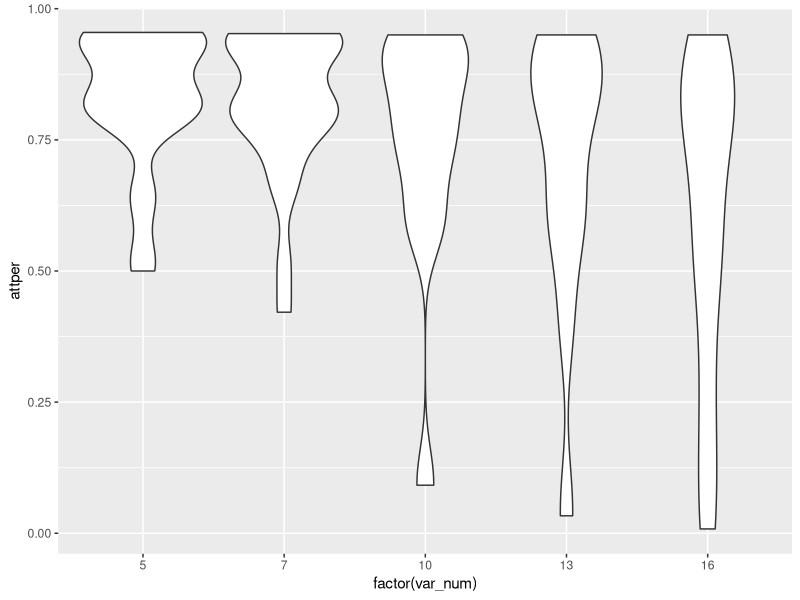
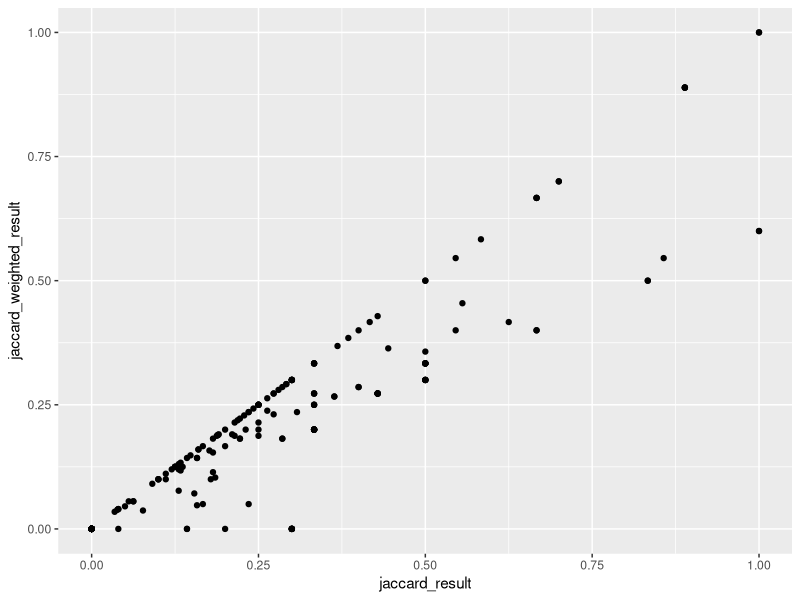
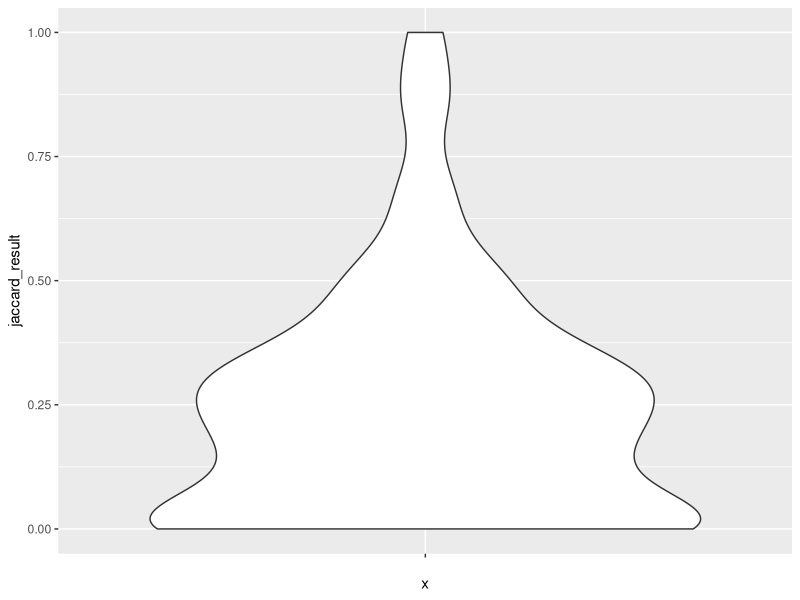
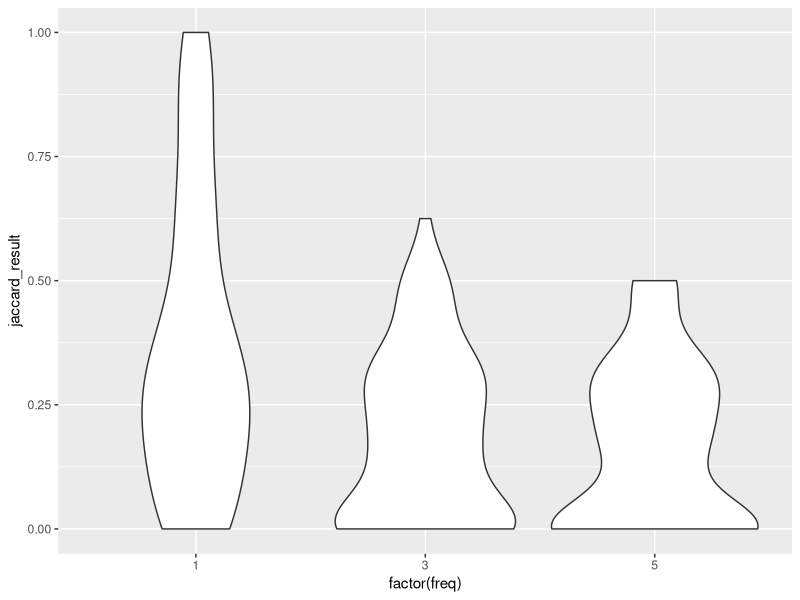
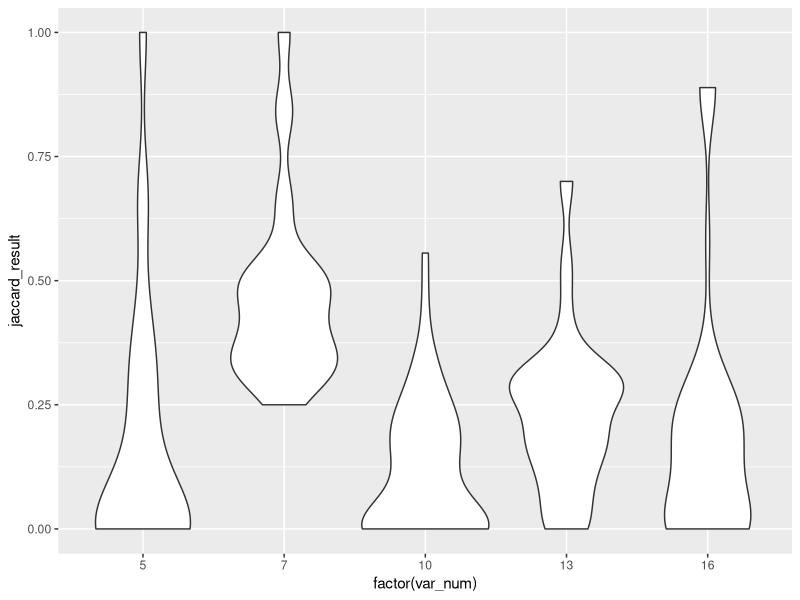
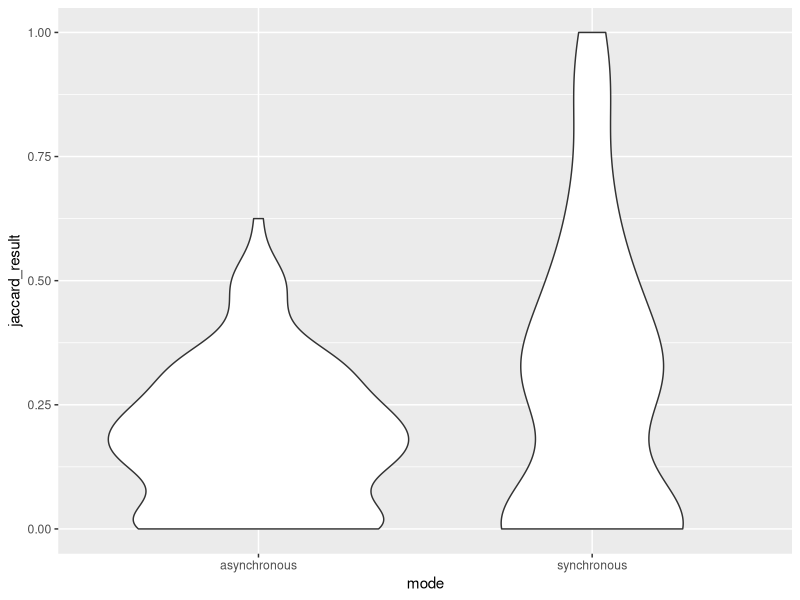
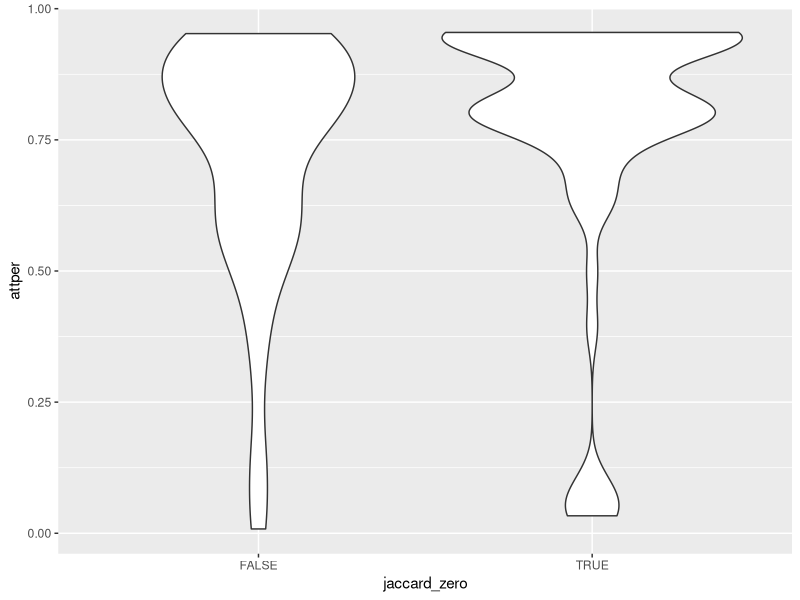
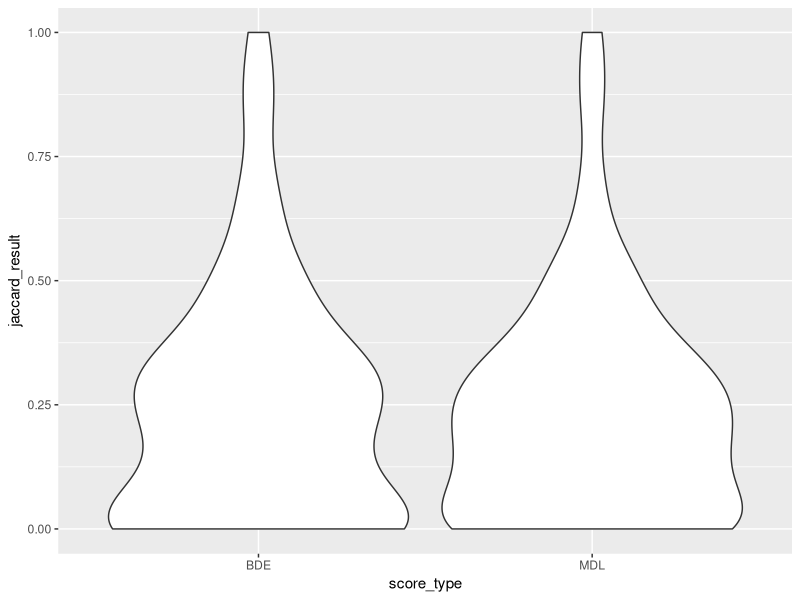

Write R code to recreate these figures, in order.
#install.packages("here")
#install.packages("ggplot2")
#install.packages("dplyr")
#install.packages("fastDummies")


library(here)
library(ggplot2)
library(dplyr)
library(GGally)
library(fastDummies)


data <- read.csv(here("task1", "all_data.csv"))


# we can see that the more states there are the more probability of encountering a non attractor node
ggplot(data, aes(y=attper, x=factor(var_num))) + geom_violin()

# we can see that the jaccard result and jaccard weighted result are actually very similar and more often than not the same
ggplot(data, aes(x=jaccard_result, y=jaccard_weighted_result)) + geom_point()

mean(data$jaccard_result == data$jaccard_weighted_result)

# the scores are low with median being 0.2
summary(data$jaccard_result)

ggplot(data, aes(x="", y=jaccard_result)) + 
  geom_violin()


# taking the frequency to be 1 is the best and then it gets progressively worse
ggplot(data, aes(x=factor(freq), y=jaccard_result)) + 
  geom_violin()

# we can almost certainly conclude that higher frequency gives worse result
cor.test(data$freq, data$jaccard_result, method = "spearman")

# for some reason it works best on 7 variables
ggplot(data, aes(x=factor(var_num), y=jaccard_result)) + 
  geom_violin()
# test of correlation between var number and result doesn't give anything conclusive
cor.test(data$var_num, data$jaccard_result, method = "spearman")


# turns out synchronous is better for some reason
ggplot(data, aes(x=mode, y=jaccard_result)) + 
  geom_violin()
# synchronous mode has much more zero score entries with p value 0.01
data_with_zero_jaccard <- data %>% mutate(jaccard_zero = (jaccard_result==0))
ggplot(data_with_zero_jaccard, aes(x = jaccard_zero, y=attper)) + geom_violin()
contingency_table <- table(data_with_zero_jaccard$mode, data_with_zero_jaccard$jaccard_zero)
chisq.test(contingency_table)
contingency_table

# score type does not change much
ggplot(data, aes(x=score_type, y=jaccard_result)) + 
  geom_violin()


ggplot(data, aes(x=attper, y=jaccard_result)) + geom_point()




# linear model doesn't actually do anything
data_with_dummies <- dummy_cols(data) %>% filter(var_num == 16)
linear_model <- lm(jaccard_result ~
                     steps + numtraj + freq + attper + mode_asynchronous + score_type_BDE, data_with_dummies)
summary(linear_model)

# but not given everything else the correlation actually has a very high p value
cor.test(data$attper, data$jaccard_result, method = "spearman")
